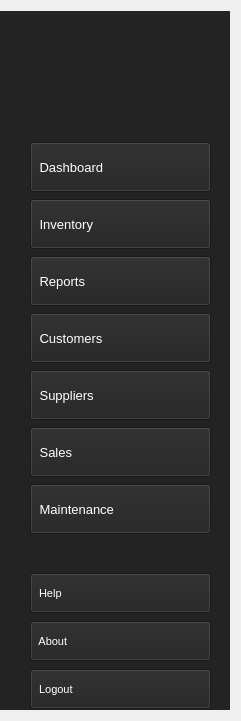
   <widget class="QWidget" name="horizontalLayoutWidget">
    <property name="geometry">
     <rect>
      <x>-1</x>
      <y>-1</y>
      <width>241</width>
      <height>721</height>
     </rect>
    </property>
    <layout class="QHBoxLayout" name="horizontalLayout">
     <property name="spacing">
      <number>7</number>
     </property>
     <property name="leftMargin">
      <number>0</number>
     </property>
     <item>
      <widget class="QWidget" name="widgetleftmenu" native="true">
       <property name="styleSheet">
        <string notr="true">background-color: #232323;</string>
       </property>
       <widget class="QLabel" name="label">
        <property name="geometry">
         <rect>
          <x>10</x>
          <y>20</y>
          <width>221</width>
          <height>101</height>
         </rect>
        </property>
        <property name="text">
         <string/>
        </property>
        <property name="pixmap">
         <pixmap resource="resources.qrc">:/images/images/Miere1.png</pixmap>
        </property>
        <property name="scaledContents">
         <bool>false</bool>
        </property>
       </widget>
       <widget class="QWidget" name="verticalLayoutWidget_2">
        <property name="geometry">
         <rect>
          <x>30</x>
          <y>130</y>
          <width>181</width>
          <height>394</height>
         </rect>
        </property>
        <layout class="QVBoxLayout" name="verticalLayout_2">
         <item>
          <widget class="QPushButton" name="pushButtonDashboard">
           <property name="minimumSize">
            <size>
             <width>0</width>
             <height>50</height>
            </size>
           </property>
           <property name="maximumSize">
            <size>
             <width>16777215</width>
             <height>16777215</height>
            </size>
           </property>
           <property name="sizeIncrement">
            <size>
             <width>0</width>
             <height>0</height>
            </size>
           </property>
           <property name="baseSize">
            <size>
             <width>0</width>
             <height>0</height>
            </size>
           </property>
           <property name="font">
            <font>
             <family>Segoe UI</family>
             <pointsize>10</pointsize>
            </font>
           </property>
           <property name="cursor">
            <cursorShape>PointingHandCursor</cursorShape>
           </property>
           <property name="mouseTracking">
            <bool>false</bool>
           </property>
           <property name="styleSheet">
            <string notr="true">    color: white;
    text-align: left;
    padding-left: 5px; /* Adjust as needed for spacing */</string>
           </property>
           <property name="text">
            <string> Dashboard</string>
           </property>
           <property name="icon">
            <iconset resource="resources.qrc">
             <normaloff>:/images/images/Home.png</normaloff>:/images/images/Home.png</iconset>
           </property>
           <property name="default">
            <bool>false</bool>
           </property>
          </widget>
         </item>
         <item>
          <widget class="QPushButton" name="pushButtonInventory">
           <property name="minimumSize">
            <size>
             <width>0</width>
             <height>50</height>
            </size>
           </property>
           <property name="font">
            <font>
             <family>Segoe UI</family>
             <pointsize>10</pointsize>
            </font>
           </property>
           <property name="cursor">
            <cursorShape>PointingHandCursor</cursorShape>
           </property>
           <property name="mouseTracking">
            <bool>false</bool>
           </property>
           <property name="styleSheet">
            <string notr="true">    color: white;
    text-align: left;
    padding-left: 5px; /* Adjust as needed for spacing */</string>
           </property>
           <property name="text">
            <string> Inventory</string>
           </property>
           <property name="icon">
            <iconset resource="resources.qrc">
             <normaloff>:/images/images/Inventory.png</normaloff>:/images/images/Inventory.png</iconset>
           </property>
          </widget>
         </item>
         <item>
          <widget class="QPushButton" name="pushButtonReports">
           <property name="minimumSize">
            <size>
             <width>0</width>
             <height>50</height>
            </size>
           </property>
           <property name="font">
            <font>
             <family>Segoe UI</family>
             <pointsize>10</pointsize>
            </font>
           </property>
           <property name="cursor">
            <cursorShape>PointingHandCursor</cursorShape>
           </property>
           <property name="mouseTracking">
            <bool>false</bool>
           </property>
           <property name="styleSheet">
            <string notr="true">    color: white;
    text-align: left;
    padding-left: 5px; /* Adjust as needed for spacing */</string>
           </property>
           <property name="text">
            <string> Reports</string>
           </property>
           <property name="icon">
            <iconset resource="resources.qrc">
             <normaloff>:/images/images/Group 11.png</normaloff>:/images/images/Group 11.png</iconset>
           </property>
          </widget>
         </item>
         <item>
          <widget class="QPushButton" name="pushButtonCustomers">
           <property name="minimumSize">
            <size>
             <width>0</width>
             <height>50</height>
            </size>
           </property>
           <property name="font">
            <font>
             <family>Segoe UI</family>
             <pointsize>10</pointsize>
            </font>
           </property>
           <property name="cursor">
            <cursorShape>PointingHandCursor</cursorShape>
           </property>
           <property name="mouseTracking">
            <bool>false</bool>
           </property>
           <property name="styleSheet">
            <string notr="true">    color: white;
    text-align: left;
    padding-left: 5px; /* Adjust as needed for spacing */</string>
           </property>
           <property name="text">
            <string> Customers</string>
           </property>
           <property name="icon">
            <iconset resource="resources.qrc">
             <normaloff>:/images/images/Suppliers.png</normaloff>:/images/images/Suppliers.png</iconset>
           </property>
          </widget>
         </item>
         <item>
          <widget class="QPushButton" name="pushButtonSuppliers">
           <property name="minimumSize">
            <size>
             <width>0</width>
             <height>50</height>
            </size>
           </property>
           <property name="font">
            <font>
             <family>Segoe UI</family>
             <pointsize>10</pointsize>
            </font>
           </property>
           <property name="cursor">
            <cursorShape>PointingHandCursor</cursorShape>
           </property>
           <property name="mouseTracking">
            <bool>false</bool>
           </property>
           <property name="layoutDirection">
            <enum>Qt::LeftToRight</enum>
           </property>
           <property name="styleSheet">
            <string notr="true">    color: white;
    text-align: left;
    padding-left: 5px; /* Adjust as needed for spacing */</string>
           </property>
           <property name="text">
            <string> Suppliers</string>
           </property>
           <property name="icon">
            <iconset resource="resources.qrc">
             <normaloff>:/images/images/Suppliers.png</normaloff>:/images/images/Suppliers.png</iconset>
           </property>
          </widget>
         </item>
         <item>
          <widget class="QPushButton" name="pushButtonSales">
           <property name="minimumSize">
            <size>
             <width>0</width>
             <height>50</height>
            </size>
           </property>
           <property name="font">
            <font>
             <family>Segoe UI</family>
             <pointsize>10</pointsize>
            </font>
           </property>
           <property name="cursor">
            <cursorShape>PointingHandCursor</cursorShape>
           </property>
           <property name="mouseTracking">
            <bool>false</bool>
           </property>
           <property name="styleSheet">
            <string notr="true">    color: white;
    text-align: left;
    padding-left: 5px; /* Adjust as needed for spacing */</string>
           </property>
           <property name="text">
            <string> Sales</string>
           </property>
           <property name="icon">
            <iconset resource="resources.qrc">
             <normaloff>:/images/images/Order.png</normaloff>:/images/images/Order.png</iconset>
           </property>
          </widget>
         </item>
         <item>
          <widget class="QPushButton" name="pushButtonMaintenance">
           <property name="minimumSize">
            <size>
             <width>0</width>
             <height>50</height>
            </size>
           </property>
           <property name="font">
            <font>
             <family>Segoe UI</family>
             <pointsize>10</pointsize>
            </font>
           </property>
           <property name="cursor">
            <cursorShape>PointingHandCursor</cursorShape>
           </property>
           <property name="mouseTracking">
            <bool>false</bool>
           </property>
           <property name="styleSheet">
            <string notr="true">    color: white;
    text-align: left;
    padding-left: 5px; /* Adjust as needed for spacing */</string>
           </property>
           <property name="text">
            <string> Maintenance</string>
           </property>
           <property name="icon">
            <iconset resource="resources.qrc">
             <normaloff>:/images/images/Group 15.png</normaloff>:/images/images/Group 15.png</iconset>
           </property>
          </widget>
         </item>
        </layout>
       </widget>
       <widget class="QWidget" name="verticalLayoutWidget_3">
        <property name="geometry">
         <rect>
          <x>30</x>
          <y>560</y>
          <width>181</width>
          <height>141</height>
         </rect>
        </property>
        <layout class="QVBoxLayout" name="verticalLayout_3">
         <item>
          <widget class="QPushButton" name="pushButtonHelp">
           <property name="minimumSize">
            <size>
             <width>0</width>
             <height>40</height>
            </size>
           </property>
           <property name="font">
            <font>
             <family>Segoe UI</family>
             <pointsize>8</pointsize>
            </font>
           </property>
           <property name="cursor">
            <cursorShape>PointingHandCursor</cursorShape>
           </property>
           <property name="mouseTracking">
            <bool>false</bool>
           </property>
           <property name="styleSheet">
            <string notr="true">    color: white;
    text-align: left;
    padding-left: 5px; /* Adjust as needed for spacing */</string>
           </property>
           <property name="text">
            <string> Help</string>
           </property>
           <property name="icon">
            <iconset resource="resources.qrc">
             <normaloff>:/images/images/Settings.png</normaloff>:/images/images/Settings.png</iconset>
           </property>
           <property name="iconSize">
            <size>
             <width>18</width>
             <height>18</height>
            </size>
           </property>
          </widget>
         </item>
         <item>
          <widget class="QPushButton" name="pushButtonAbout">
           <property name="minimumSize">
            <size>
             <width>0</width>
             <height>40</height>
            </size>
           </property>
           <property name="font">
            <font>
             <family>Segoe UI</family>
             <pointsize>8</pointsize>
            </font>
           </property>
           <property name="cursor">
            <cursorShape>PointingHandCursor</cursorShape>
           </property>
           <property name="mouseTracking">
            <bool>false</bool>
           </property>
           <property name="styleSheet">
            <string notr="true">    color: white;
    text-align: left;
    padding-left: 5px; /* Adjust as needed for spacing */</string>
           </property>
           <property name="text">
            <string> About</string>
           </property>
           <property name="icon">
            <iconset resource="resources.qrc">
             <normaloff>:/images/images/Suppliers.png</normaloff>:/images/images/Suppliers.png</iconset>
           </property>
           <property name="iconSize">
            <size>
             <width>18</width>
             <height>18</height>
            </size>
           </property>
          </widget>
         </item>
         <item>
          <widget class="QPushButton" name="pushButtonLogout">
           <property name="minimumSize">
            <size>
             <width>0</width>
             <height>40</height>
            </size>
           </property>
           <property name="font">
            <font>
             <family>Segoe UI</family>
             <pointsize>8</pointsize>
            </font>
           </property>
           <property name="cursor">
            <cursorShape>PointingHandCursor</cursorShape>
           </property>
           <property name="mouseTracking">
            <bool>false</bool>
           </property>
           <property name="styleSheet">
            <string notr="true">    color: white;
    text-align: left;
    padding-left: 5px; /* Adjust as needed for spacing */</string>
           </property>
           <property name="text">
            <string> Logout</string>
           </property>
           <property name="icon">
            <iconset resource="resources.qrc">
             <normaloff>:/images/images/Vector.png</normaloff>:/images/images/Vector.png</iconset>
           </property>
           <property name="iconSize">
            <size>
             <width>18</width>
             <height>18</height>
            </size>
           </property>
          </widget>
         </item>
        </layout>
       </widget>
      </widget>
     </item>
    </layout>
   </widget>
